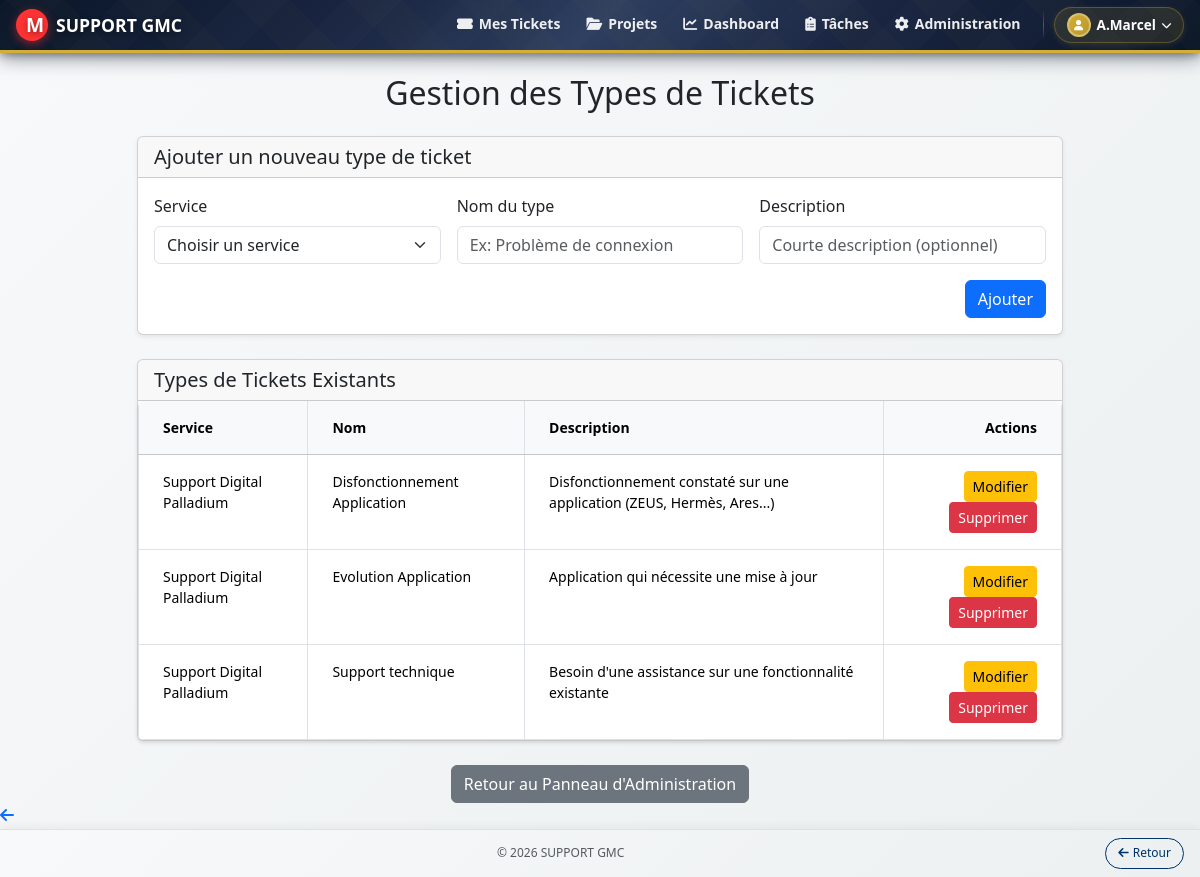
Page /public/admin_manage_ticket_types.php (signed in) on the committed database.
### tables this page shows
CREATE TABLE `ticket_types` (
  `id` int NOT NULL,
  `service_id` int NOT NULL,
  `name` varchar(100) NOT NULL,
  `description` text,
  `created_at` datetime DEFAULT CURRENT_TIMESTAMP
);

CREATE TABLE `services` (
  `id` int NOT NULL,
  `name` varchar(100) NOT NULL,
  `created_at` datetime DEFAULT CURRENT_TIMESTAMP
);

### public/admin_manage_ticket_types.php (the view, shortened to what this page needs)
<?php
require_once '../config/database.php';
$edit_type = null;
$edit_mode = false;
$types = [];
$res = mysqli_query($link, 'SELECT tt.*, s.name as service_name FROM ticket_types tt JOIN services s ON tt.service_id = s.id ORDER BY s.name, tt.name');
while ($row = mysqli_fetch_assoc($res)) {
    $types[] = $row;
}
include '../includes/header.php';
?>
<div class="container mt-4">
    <div class="row justify-content-center">
        <div class="col-lg-10">
            <h2 class="mb-4 text-center"><?php echo $edit_mode ? 'Modifier un Type de Ticket' : 'Gestion des Types de Tickets'; ?></h2>
            <div class="card shadow-sm mb-4">
                <div class="card-header">
                    <h5 class="mb-0"><?php echo $edit_mode ? 'Édition du type de ticket' : 'Ajouter un nouveau type de ticket'; ?></h5>
                </div>
                <div class="card-body">
                    <form method="post" action="admin_manage_ticket_types.php" class="row g-3">
                        <div class="col-md-4">
                            <label for="service_id" class="form-label">Service</label>
                            <select name="service_id" id="service_id" class="form-select" required>
                                <option value="">Choisir un service</option>
                            </select>
                        </div>
                        <div class="col-md-4">
                            <label for="name" class="form-label">Nom du type</label>
                            <input type="text" name="name" id="name" class="form-control" value="<?php echo $edit_mode ? htmlspecialchars($edit_type['name']) : ''; ?>" placeholder="Ex: Problème de connexion" required>
                        </div>
                        <div class="col-md-4">
                            <label for="description" class="form-label">Description</label>
                            <input type="text" name="description" id="description" class="form-control" value="<?php echo $edit_mode ? htmlspecialchars($edit_type['description']) : ''; ?>" placeholder="Courte description (optionnel)">
                        </div>
                        <div class="col-12 text-end">
                            <?php if ($edit_mode): ?>
                                <input type="hidden" name="id" value="<?= $edit_type['id'] ?>">
                                <a href="admin_manage_ticket_types.php" class="btn btn-secondary">Annuler</a>
                                <button type="submit" name="update_type" class="btn btn-primary">Mettre à jour</button>
                            <?php else: ?>
                                <button type="submit" name="add_type" class="btn btn-primary">Ajouter</button>
                            <?php endif; ?>
                        </div>
                    </form>
                </div>
            </div>
            <div class="card shadow-sm">
                <div class="card-header">
                    <h5 class="mb-0">Types de Tickets Existants</h5>
                </div>
                <div class="card-body p-0">
                    <div class="table-responsive">
                        <table class="table table-hover mb-0 table-sm" style="max-width: 1200px; font-size: 0.875rem;">
                            <thead class="table-light">
                                <tr>
                                    <th class="py-3 px-4 d-none d-lg-table-cell">Service</th>
                                    <th class="py-3 px-4">Nom</th>
                                    <th class="py-3 px-4 d-none d-md-table-cell">Description</th>
                                    <th class="py-3 px-4 text-end">Actions</th>
                                </tr>
                            </thead>
                            <tbody>
                                <?php if (empty($types)): ?>
                                    <tr>
                                        <td colspan="4" class="text-center py-4">Aucun type de ticket trouvé.</td>
                                    </tr>
                                <?php else: ?>
                                    <?php foreach ($types as $type): ?>
                                        <tr>
                                            <td class="py-3 px-4 d-none d-lg-table-cell"><?= htmlspecialchars($type['service_name']) ?></td>
                                            <td class="py-3 px-4"><?= htmlspecialchars($type['name']) ?></td>
                                            <td class="py-3 px-4 d-none d-md-table-cell"><?= htmlspecialchars($type['description']) ?></td>
                                            <td class="py-3 px-4 text-end">
                                                <a href="admin_manage_ticket_types.php?action=edit&id=<?= $type['id'] ?>" class="btn btn-warning btn-sm">Modifier</a>
                                                <a href="admin_manage_ticket_types.php?action=delete&id=<?= $type['id'] ?>" class="btn btn-danger btn-sm" onclick="return confirm('Êtes-vous sûr de vouloir supprimer ce type ?')">Supprimer</a>
                                            </td>
                                        </tr>
                                    <?php endforeach; ?>
                                <?php endif; ?>
                            </tbody>
                        </table>
                    </div>
                </div>
            </div>
             <div class="mt-4 text-center">
                <a href="admin_panel.php" class="btn btn-secondary">Retour au Panneau d'Administration</a>
            </div>
        </div>
    </div>
</div>
<?php include '../includes/footer.php'; ?>

### includes/header.php (style rules this page uses)
.table th, .table td { border-left: 1px solid #dee2e6; border-right: 1px solid #dee2e6; }
.table-responsive { border-radius: 0.375rem; overflow: hidden; box-shadow: 0 0.125rem 0.25rem rgba(0, 0, 0, 0.075); }
body { padding-top: 50px; }
body { background: linear-gradient(135deg, #f8f9fa 0%, #ecf0f1 100%) !important; min-height: 100vh; background-attachment: fixed; }

### includes/footer.php (style rules this page uses)
body { padding-bottom: 50px !important; }

### rows in the picture
ticket_types: service.name "Support Digital Palladium", name "Disfonctionnement Application", description "Disfonctionnement constaté sur une application (ZEUS, Hermès, Ares...)"
ticket_types: service.name "Support Digital Palladium", name "Evolution Application", description "Application qui nécessite une mise à jour"
ticket_types: service.name "Support Digital Palladium", name "Support technique", description "Besoin d'une assistance sur une fonctionnalité existante"

### other values in the picture
substr($_SESSION['username'], 0, 15) "A.Marcel"
